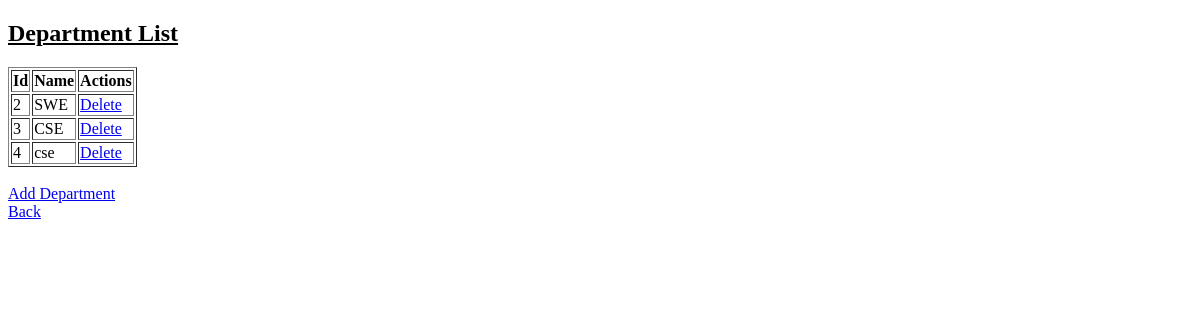
The app's page /departments/, older data.
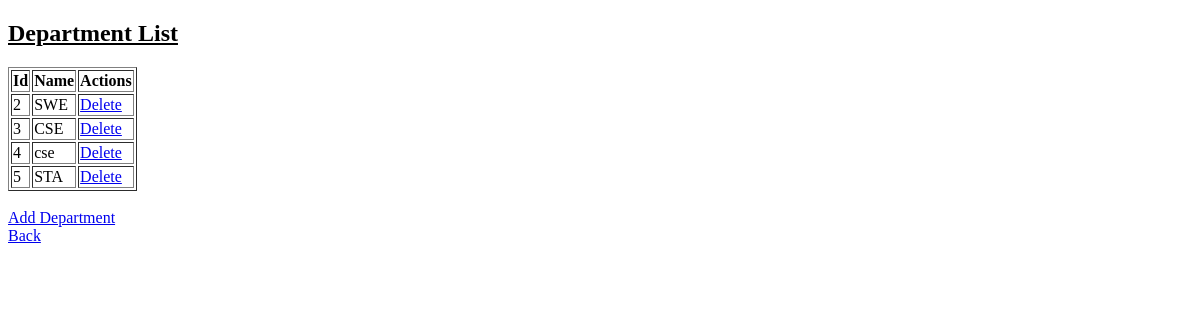
The same page, newer data.
### employee_app/models.py (models this page shows, shortened)
class Department(models.Model):
    name = models.CharField(max_length = 100, unique = True)

### employee_app/views.py (the view)
# urls.py: path('departments/', views.departments, name = 'departments'),
def departments(request):
    depts = Department.objects.all()
    return render(request, 'employee_app/departments.html', context = {'departments': depts})

### templates/employee_app/departments.html (shortened to what this page needs)
<!DOCTYPE html>
<html lang="en">
<head>
</head>
<body>
    <h2> <u> Department List </u> </h2>
    {% if departments %}
        <table border="1px">
            <tr>
                <th> Id </th>
                <th> Name </th>
                <th> Actions </th>
            </tr>
            {% for dept in departments %}
               <tr>
                   <td> {{ dept.id }} </td>
                   <td> {{ dept.name }} </td>
                   <td>
                      <a href="{% url 'delete-department' dept.id %}"> Delete </a>
                   </td>
               </tr>
            {% endfor %}
        </table>
    {% else %}
        <h2> No Department Found </h2>
    {% endif %}
    <br>
    <a href="{% url 'add-department' %}"> Add Department </a> <br>
    <a href="{% url 'home' %}"> Back </a>
</body>
</html>

Row changes from the older to the newer data that the page shows:
added Department: id "5", name "STA"
